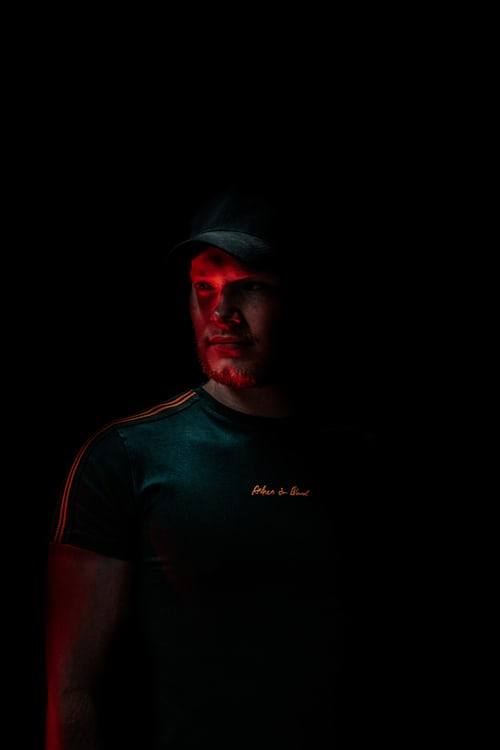
#> input picture Resources/dark1.jpeg, 500 x 750 px
$ python multi_point_transform.py
#> lines starting #> are read from the running program, lines starting #| are printed output that depends on the picture
import os
import multiprocessing
from typing import final
import cv2
import numpy as np
import math
import convolution
import threading
import time
from multiprocessing import Process, shared_memory


if __name__ == "__main__":
    img = cv2.imread("Resources/dark1.jpeg", cv2.IMREAD_GRAYSCALE)
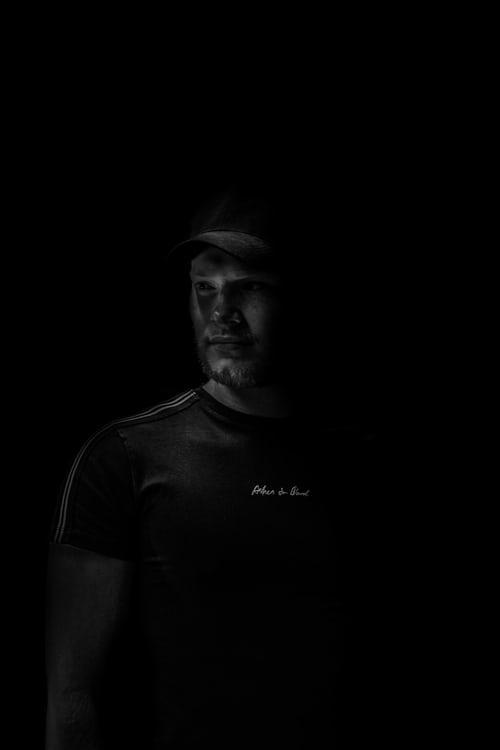
#> img: shape (750, 500); min 0, max 141, mean 2.5
    img = cv2.resize(img, (500, 500))
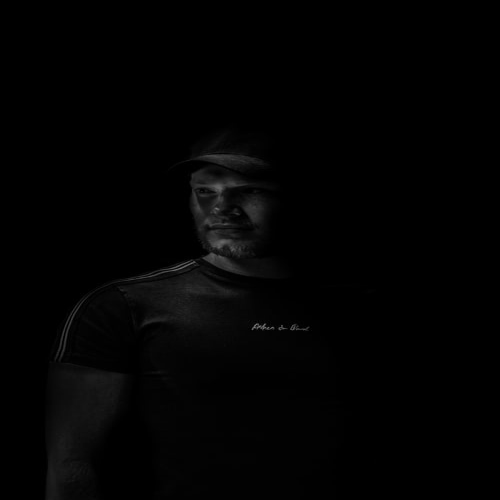
#> img: shape (500, 500); min 0, max 125, mean 2.5
    img = np.pad(img, [(1, 1), (1, 1)], mode='constant', constant_values=0)
#> img: shape (502, 502)

    cv2.imshow("img", img)
    cv2.waitKey(0)
    print(os.getpid())

    final_image = np.zeros(shape=(img.shape[0], img.shape[1]))

    num_processes = 8
    rows_n = int(img.shape[0]/num_processes)
#> rows_n = 62

    process_pool = []


#> (the run stopped early here; a loop or call above may not have finished)

$ run again, with Resources/hand.jpeg copied over Resources/dark1.jpeg
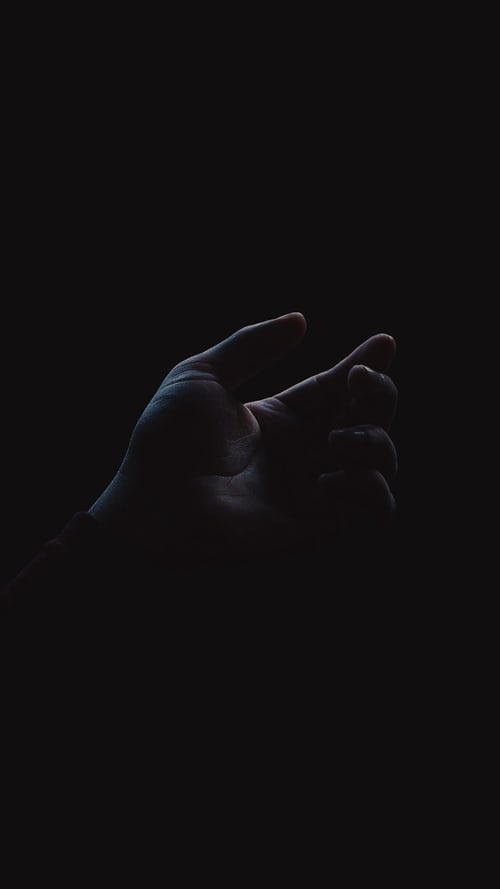
#> input picture Resources/hand.jpeg, 500 x 889 px
#> `img = cv2.resize(img, (500, 500))`:
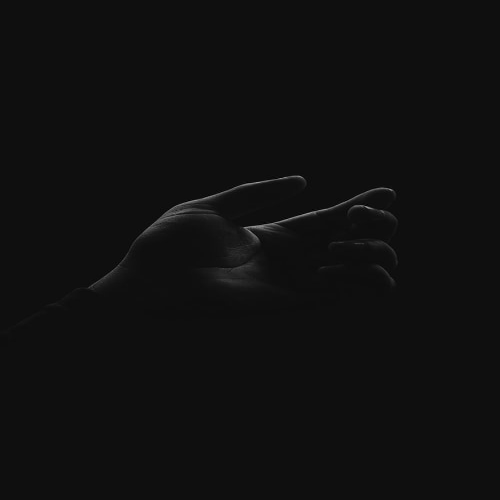
#> img: shape (500, 500); min 0, max 157, mean 15.8

$ run again, with Resources/spine.jpeg copied over Resources/dark1.jpeg
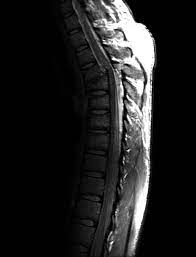
#> input picture Resources/spine.jpeg, 196 x 257 px
#> img is the input picture: shape (257, 196); min 0, max 255, mean 32.5
#> `img = cv2.resize(img, (500, 500))`:
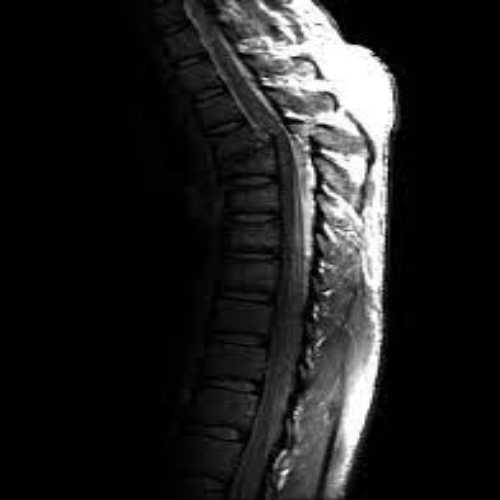
#> img: shape (500, 500); min 0, max 255, mean 32.5

$ run again, with Resources/log_transform.jpg copied over Resources/dark1.jpeg
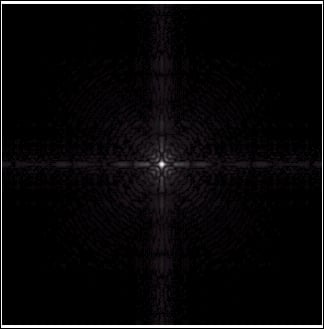
#> input picture Resources/log_transform.jpg, 324 x 329 px
#> `img = cv2.resize(img, (500, 500))`:
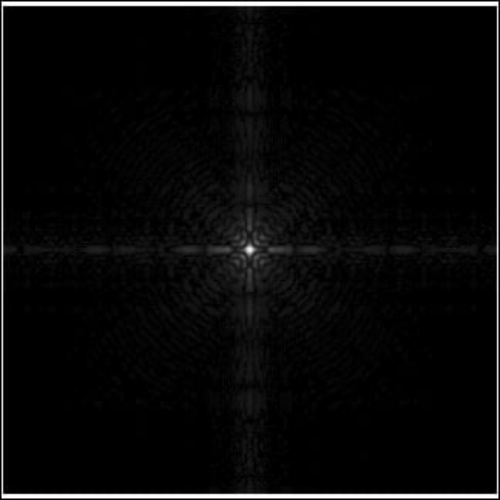
#> img: shape (500, 500); min 0, max 255, mean 9.6
#> `img = np.pad(img, [(1, 1), (1, 1)], mode='constant', constant_values=0)`:
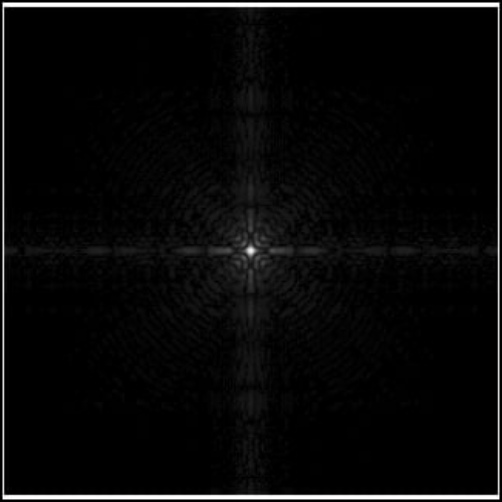
#> img: shape (502, 502); min 0, max 255, mean 9.6
